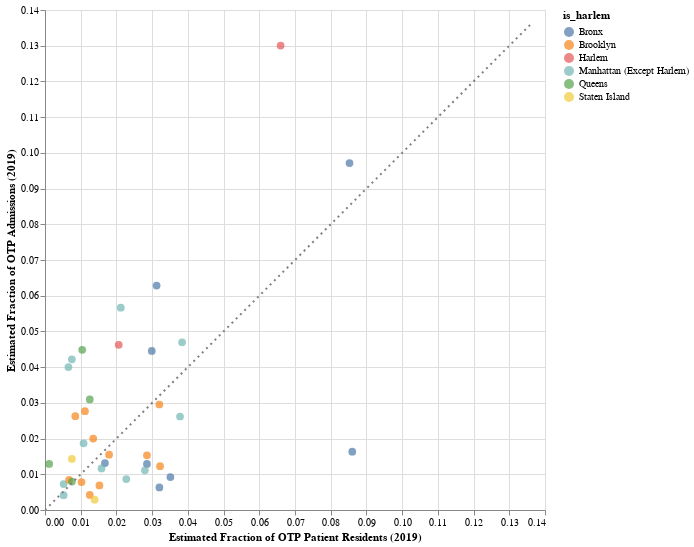

Write notebook code for a chart like this one.
### Code cell
plot_xy_interactive(
    zip_df,
    x_col = 'Estimated Fraction of OTP Patient Residents (2019)',
    y_col = 'Estimated Fraction of OTP Admissions (2019)',
    color_col='is_harlem'
)

### Figure 1 — Vega-Lite specification as saved in the notebook (floating-point values rounded to 4 significant figures)
{"$schema": "https://vega.github.io/schema/vega-lite/v4.17.0.json", "config": {"view": {"continuousHeight": 300, "continuousWidth": 400}}, "datasets": {"data-3fdcb4ccab2b13331512837e9242bf83": [{"Estimated Fraction of Harlem OTP Patient Residents (2019)": 0.007779, "Estimated Fraction of OTP Admissions (2019)": 0.01547, "Estimated Fraction of OTP Patient Residents (2019)": 0.01794, "Estimated OTP Admissions (2017)": 205, "Estimated OTP Admissions (2019)": 198, "Estimated OTP Patient Residents (2019)": 93, "Estimated OTP Patient Residents (Harlem Programs, 2019)": 9, "Estimated OTP Patient Residents (Non-Harlem Programs, 2019)": 84, "Fraction of Opioid Burden (2019)": 0.0213, "Opioid Burden (2019)": 217, "Reported Daily Avg OTP Enrollment (2019)": 517, "Reported OTP Capacity (2019)": 750, "borough_name": "Brooklyn", "is_harlem": "Brooklyn", "neighborhood_name": "Flatbush"}, {"Estimated Fraction of Harlem OTP Patient Residents (2019)": 0.01815, "Estimated Fraction of OTP Admissions (2019)": 0.01532, "Estimated Fraction of OTP Patient Residents (2019)": 0.02855, "Estimated OTP Admissions (2017)": 177, "Estimated OTP Admissions (2019)": 196, "Estimated OTP Patient Residents (2019)": 148, "Estimated OTP Patient Residents (Harlem Programs, 2019)": 21, "Estimated OTP Patient Residents (Non-Harlem Programs, 2019)": 127, "Fraction of Opioid Burden (2019)": 0.02808, "Opioid Burden (2019)": 286, "Reported Daily Avg OTP Enrollment (2019)": 510, "Reported OTP Capacity (2019)": 500, "borough_name": "Brooklyn", "is_harlem": "Brooklyn", "neighborhood_name": "Bushwick and Williamsburg"}, {"Estimated Fraction of Harlem OTP Patient Residents (2019)": 0.002593, "Estimated Fraction of OTP Admissions (2019)": 0.01868, "Estimated Fraction of OTP Patient Residents (2019)": 0.0108, "Estimated OTP Admissions (2017)": 334, "Estimated OTP Admissions (2019)": 239, "Estimated OTP Patient Residents (2019)": 56, "Estimated OTP Patient Residents (Harlem Programs, 2019)": 3, "Estimated OTP Patient Residents (Non-Harlem Programs, 2019)": 53, "Fraction of Opioid Burden (2019)": 0.0217, "Opioid Burden (2019)": 221, "Reported Daily Avg OTP Enrollment (2019)": 291, "Reported OTP Capacity (2019)": 350, "borough_name": "Manhattan", "is_harlem": "Manhattan (Except Harlem)", "neighborhood_name": "Chelsea and Clinton"}, {"Estimated Fraction of Harlem OTP Patient Residents (2019)": 0.02074, "Estimated Fraction of OTP Admissions (2019)": 0.04455, "Estimated Fraction of OTP Patient Residents (2019)": 0.0299, "Estimated OTP Admissions (2017)": 550, "Estimated OTP Admissions (2019)": 570, "Estimated OTP Patient Residents (2019)": 155, "Estimated OTP Patient Residents (Harlem Programs, 2019)": 24, "Estimated OTP Patient Residents (Non-Harlem Programs, 2019)": 131, "Fraction of Opioid Burden (2019)": 0.03495, "Opioid Burden (2019)": 356, "Reported Daily Avg OTP Enrollment (2019)": 1862, "Reported OTP Capacity (2019)": 2320, "borough_name": "Bronx", "is_harlem": "Bronx", "neighborhood_name": "High Bridge and Morrisania"}, {"Estimated Fraction of Harlem OTP Patient Residents (2019)": 0.002593, "Estimated Fraction of OTP Admissions (2019)": null, "Estimated Fraction of OTP Patient Residents (2019)": 0.006366, "Estimated OTP Admissions (2017)": null, "Estimated OTP Admissions (2019)": null, "Estimated OTP Patient Residents (2019)": 33, "Estimated OTP Patient Residents (Harlem Programs, 2019)": 3, "Estimated OTP Patient Residents (Non-Harlem Programs, 2019)": 30, "Fraction of Opioid Burden (2019)": 0.005989, "Opioid Burden (2019)": 61, "Reported Daily Avg OTP Enrollment (2019)": null, "Reported OTP Capacity (2019)": null, "borough_name": "Manhattan", "is_harlem": "Manhattan (Except Harlem)", "neighborhood_name": "Chelsea and Clinton"}, {"Estimated Fraction of Harlem OTP Patient Residents (2019)": 0.01037, "Estimated Fraction of OTP Admissions (2019)": 0.007268, "Estimated Fraction of OTP Patient Residents (2019)": 0.005208, "Estimated OTP Admissions (2017)": 72, "Estimated OTP Admissions (2019)": 93, "Estimated OTP Patient Residents (2019)": 27, "Estimated OTP Patient Residents (Harlem Programs, 2019)": 12, "Estimated OTP Patient Residents (Non-Harlem Programs, 2019)": 15, "Fraction of Opioid Burden (2019)": 0.003338, "Opioid Burden (2019)": 34, "Reported Daily Avg OTP Enrollment (2019)": 196, "Reported OTP Capacity (2019)": 200, "borough_name": "Manhattan", "is_harlem": "Manhattan (Except Harlem)", "neighborhood_name": "Upper East Side"}, {"Estimated Fraction of Harlem OTP Patient Residents (2019)": 0.03284, "Estimated Fraction of OTP Admissions (2019)": 0.01289, "Estimated Fraction of OTP Patient Residents (2019)": 0.02855, "Estimated OTP Admissions (2017)": 209, "Estimated OTP Admissions (2019)": 165, "Estimated OTP Patient Residents (2019)": 148, "Estimated OTP Patient Residents (Harlem Programs, 2019)": 38, "Estimated OTP Patient Residents (Non-Harlem Programs, 2019)": 110, "Fraction of Opioid Burden (2019)": 0.02739, "Opioid Burden (2019)": 279, "Reported Daily Avg OTP Enrollment (2019)": 991, "Reported OTP Capacity (2019)": 1080, "borough_name": "Bronx", "is_harlem": "Bronx", "neighborhood_name": "Hunts Point and Mott Haven"}, {"Estimated Fraction of Harlem OTP Patient Residents (2019)": 0.01556, "Estimated Fraction of OTP Admissions (2019)": null, "Estimated Fraction of OTP Patient Residents (2019)": 0.0189, "Estimated OTP Admissions (2017)": null, "Estimated OTP Admissions (2019)": null, "Estimated OTP Patient Residents (2019)": 98, "Estimated OTP Patient Residents (Harlem Programs, 2019)": 18, "Estimated OTP Patient Residents (Non-Harlem Programs, 2019)": 80, "Fraction of Opioid Burden (2019)": 0.01198, "Opioid Burden (2019)": 122, "Reported Daily Avg OTP Enrollment (2019)": null, "Reported OTP Capacity (2019)": null, "borough_name": "Queens", "is_harlem": "Queens", "neighborhood_name": "Jamaica"}, {"Estimated Fraction of Harlem OTP Patient Residents (2019)": null, "Estimated Fraction of OTP Admissions (2019)": 0.00844, "Estimated Fraction of OTP Patient Residents (2019)": 0.006752, "Estimated OTP Admissions (2017)": 106, "Estimated OTP Admissions (2019)": 108, "Estimated OTP Patient Residents (2019)": 35, "Estimated OTP Patient Residents (Harlem Programs, 2019)": null, "Estimated OTP Patient Residents (Non-Harlem Programs, 2019)": null, "Fraction of Opioid Burden (2019)": 0.006872, "Opioid Burden (2019)": 70, "Reported Daily Avg OTP Enrollment (2019)": 328, "Reported OTP Capacity (2019)": 450, "borough_name": "Brooklyn", "is_harlem": "Brooklyn", "neighborhood_name": "Sunset Park"}, {"Estimated Fraction of Harlem OTP Patient Residents (2019)": 0.005186, "Estimated Fraction of OTP Admissions (2019)": 0.02001, "Estimated Fraction of OTP Patient Residents (2019)": 0.0135, "Estimated OTP Admissions (2017)": 254, "Estimated OTP Admissions (2019)": 256, "Estimated OTP Patient Residents (2019)": 70, "Estimated OTP Patient Residents (Harlem Programs, 2019)": 6, "Estimated OTP Patient Residents (Non-Harlem Programs, 2019)": 64, "Fraction of Opioid Burden (2019)": 0.0107, "Opioid Burden (2019)": 109, "Reported Daily Avg OTP Enrollment (2019)": 647, "Reported OTP Capacity (2019)": 600, "borough_name": "Brooklyn", "is_harlem": "Brooklyn", "neighborhood_name": "Northwest Brooklyn"}, {"Estimated Fraction of Harlem OTP Patient Residents (2019)": 0.007779, "Estimated Fraction of OTP Admissions (2019)": 0.02766, "Estimated Fraction of OTP Patient Residents (2019)": 0.01119, "Estimated OTP Admissions (2017)": 350, "Estimated OTP Admissions (2019)": 354, "Estimated OTP Patient Residents (2019)": 58, "Estimated OTP Patient Residents (Harlem Programs, 2019)": 9, "Estimated OTP Patient Residents (Non-Harlem Programs, 2019)": 49, "Fraction of Opioid Burden (2019)": 0.009719, "Opioid Burden (2019)": 99, "Reported Daily Avg OTP Enrollment (2019)": 896, "Reported OTP Capacity (2019)": 950, "borough_name": "Brooklyn", "is_harlem": "Brooklyn", "neighborhood_name": "Central Brooklyn"}, {"Estimated Fraction of Harlem OTP Patient Residents (2019)": 0.02074, "Estimated Fraction of OTP Admissions (2019)": 0.00633, "Estimated Fraction of OTP Patient Residents (2019)": 0.03202, "Estimated OTP Admissions (2017)": 80, "Estimated OTP Admissions (2019)": 81, "Estimated OTP Patient Residents (2019)": 166, "Estimated OTP Patient Residents (Harlem Programs, 2019)": 24, "Estimated OTP Patient Residents (Non-Harlem Programs, 2019)": 142, "Fraction of Opioid Burden (2019)": 0.04437, "Opioid Burden (2019)": 452, "Reported Daily Avg OTP Enrollment (2019)": 350, "Reported OTP Capacity (2019)": 350, "borough_name": "Bronx", "is_harlem": "Bronx", "neighborhood_name": "Bronx Park and Fordham"}, {"Estimated Fraction of Harlem OTP Patient Residents (2019)": 0.02334, "Estimated Fraction of OTP Admissions (2019)": null, "Estimated Fraction of OTP Patient Residents (2019)": 0.04861, "Estimated OTP Admissions (2017)": null, "Estimated OTP Admissions (2019)": null, "Estimated OTP Patient Residents (2019)": 252, "Estimated OTP Patient Residents (Harlem Programs, 2019)": 27, "Estimated OTP Patient Residents (Non-Harlem Programs, 2019)": 225, "Fraction of Opioid Burden (2019)": 0.04712, "Opioid Burden (2019)": 480, "Reported Daily Avg OTP Enrollment (2019)": null, "Reported OTP Capacity (2019)": null, "borough_name": "Bronx", "is_harlem": "Bronx", "neighborhood_name": "Bronx Park and Fordham"}, {"Estimated Fraction of Harlem OTP Patient Residents (2019)": 0.2256, "Estimated Fraction of OTP Admissions (2019)": 0.13, "Estimated Fraction of OTP Patient Residents (2019)": 0.06597, "Estimated OTP Admissions (2017)": 1577, "Estimated OTP Admissions (2019)": 1664, "Estimated OTP Patient Residents (2019)": 342, "Estimated OTP Patient Residents (Harlem Programs, 2019)": 261, "Estimated OTP Patient Residents (Non-Harlem Programs, 2019)": 81, "Fraction of Opioid Burden (2019)": 0.04919, "Opioid Burden (2019)": 501, "Reported Daily Avg OTP Enrollment (2019)": 2962, "Reported OTP Capacity (2019)": 3285, "borough_name": "Manhattan", "is_harlem": "Harlem", "neighborhood_name": "East Harlem"}, {"Estimated Fraction of Harlem OTP Patient Residents (2019)": 0.01037, "Estimated Fraction of OTP Admissions (2019)": 0.007971, "Estimated Fraction of OTP Patient Residents (2019)": 0.007523, "Estimated OTP Admissions (2017)": 165, "Estimated OTP Admissions (2019)": 102, "Estimated OTP Patient Residents (2019)": 39, "Estimated OTP Patient Residents (Harlem Programs, 2019)": 12, "Estimated OTP Patient Residents (Non-Harlem Programs, 2019)": 27, "Fraction of Opioid Burden (2019)": 0.007363, "Opioid Burden (2019)": 75, "Reported Daily Avg OTP Enrollment (2019)": 256, "Reported OTP Capacity (2019)": 300, "borough_name": "Queens", "is_harlem": "Queens", "neighborhood_name": "West Queens"}, {"Estimated Fraction of Harlem OTP Patient Residents (2019)": 0.01815, "Estimated Fraction of OTP Admissions (2019)": null, "Estimated Fraction of OTP Patient Residents (2019)": 0.01505, "Estimated OTP Admissions (2017)": null, "Estimated OTP Admissions (2019)": null, "Estimated OTP Patient Residents (2019)": 78, "Estimated OTP Patient Residents (Harlem Programs, 2019)": 21, "Estimated OTP Patient Residents (Non-Harlem Programs, 2019)": 57, "Fraction of Opioid Burden (2019)": 0.01443, "Opioid Burden (2019)": 147, "Reported Daily Avg OTP Enrollment (2019)": null, "Reported OTP Capacity (2019)": null, "borough_name": "Brooklyn", "is_harlem": "Brooklyn", "neighborhood_name": "Northwest Brooklyn"}, {"Estimated Fraction of Harlem OTP Patient Residents (2019)": 0.1184, "Estimated Fraction of OTP Admissions (2019)": 0.02618, "Estimated Fraction of OTP Patient Residents (2019)": 0.03781, "Estimated OTP Admissions (2017)": 370, "Estimated OTP Admissions (2019)": 335, "Estimated OTP Patient Residents (2019)": 196, "Estimated OTP Patient Residents (Harlem Programs, 2019)": 137, "Estimated OTP Patient Residents (Non-Harlem Programs, 2019)": 59, "Fraction of Opioid Burden (2019)": 0.04968, "Opioid Burden (2019)": 506, "Reported Daily Avg OTP Enrollment (2019)": 622, "Reported OTP Capacity (2019)": 744, "borough_name": "Manhattan", "is_harlem": "Manhattan (Except Harlem)", "neighborhood_name": "East Harlem"}, {"Estimated Fraction of Harlem OTP Patient Residents (2019)": 0.01037, "Estimated Fraction of OTP Admissions (2019)": 0.004142, "Estimated Fraction of OTP Patient Residents (2019)": 0.005208, "Estimated OTP Admissions (2017)": 67, "Estimated OTP Admissions (2019)": 53, "Estimated OTP Patient Residents (2019)": 27, "Estimated OTP Patient Residents (Harlem Programs, 2019)": 12, "Estimated OTP Patient Residents (Non-Harlem Programs, 2019)": 15, "Fraction of Opioid Burden (2019)": 0.004025, "Opioid Burden (2019)": 41, "Reported Daily Avg OTP Enrollment (2019)": 205, "Reported OTP Capacity (2019)": 200, "borough_name": "Manhattan", "is_harlem": "Manhattan (Except Harlem)", "neighborhood_name": "Upper East Side"}, {"Estimated Fraction of Harlem OTP Patient Residents (2019)": 0.01556, "Estimated Fraction of OTP Admissions (2019)": 0.02954, "Estimated Fraction of OTP Patient Residents (2019)": 0.03202, "Estimated OTP Admissions (2017)": 385, "Estimated OTP Admissions (2019)": 378, "Estimated OTP Patient Residents (2019)": 166, "Estimated OTP Patient Residents (Harlem Programs, 2019)": 18, "Estimated OTP Patient Residents (Non-Harlem Programs, 2019)": 148, "Fraction of Opioid Burden (2019)": 0.0323, "Opioid Burden (2019)": 329, "Reported Daily Avg OTP Enrollment (2019)": 1118, "Reported OTP Capacity (2019)": 1200, "borough_name": "Brooklyn", "is_harlem": "Brooklyn", "neighborhood_name": "East New York and New Lots"}, {"Estimated Fraction of Harlem OTP Patient Residents (2019)": 0.007779, "Estimated Fraction of OTP Admissions (2019)": 0.00422, "Estimated Fraction of OTP Patient Residents (2019)": 0.01254, "Estimated OTP Admissions (2017)": 98, "Estimated OTP Admissions (2019)": 54, "Estimated OTP Patient Residents (2019)": 65, "Estimated OTP Patient Residents (Harlem Programs, 2019)": 9, "Estimated OTP Patient Residents (Non-Harlem Programs, 2019)": 56, "Fraction of Opioid Burden (2019)": 0.0109, "Opioid Burden (2019)": 111, "Reported Daily Avg OTP Enrollment (2019)": 312, "Reported OTP Capacity (2019)": 400, "borough_name": "Brooklyn", "is_harlem": "Brooklyn", "neighborhood_name": "Canarsie and Flatlands"}, {"Estimated Fraction of Harlem OTP Patient Residents (2019)": 0.04149, "Estimated Fraction of OTP Admissions (2019)": 0.01633, "Estimated Fraction of OTP Patient Residents (2019)": 0.08603, "Estimated OTP Admissions (2017)": 193, "Estimated OTP Admissions (2019)": 209, "Estimated OTP Patient Residents (2019)": 446, "Estimated OTP Patient Residents (Harlem Programs, 2019)": 48, "Estimated OTP Patient Residents (Non-Harlem Programs, 2019)": 398, "Fraction of Opioid Burden (2019)": 0.0701, "Opioid Burden (2019)": 714, "Reported Daily Avg OTP Enrollment (2019)": 499, "Reported OTP Capacity (2019)": 600, "borough_name": "Bronx", "is_harlem": "Bronx", "neighborhood_name": "High Bridge and Morrisania"}, {"Estimated Fraction of Harlem OTP Patient Residents (2019)": 0.05013, "Estimated Fraction of OTP Admissions (2019)": 0.04697, "Estimated Fraction of OTP Patient Residents (2019)": 0.03839, "Estimated OTP Admissions (2017)": 641, "Estimated OTP Admissions (2019)": 601, "Estimated OTP Patient Residents (2019)": 199, "Estimated OTP Patient Residents (Harlem Programs, 2019)": 58, "Estimated OTP Patient Residents (Non-Harlem Programs, 2019)": 141, "Fraction of Opioid Burden (2019)": 0.03308, "Opioid Burden (2019)": 337, "Reported Daily Avg OTP Enrollment (2019)": 831, "Reported OTP Capacity (2019)": 1000, "borough_name": "Manhattan", "is_harlem": "Manhattan (Except Harlem)", "neighborhood_name": "Chelsea and Clinton"}, {"Estimated Fraction of Harlem OTP Patient Residents (2019)": 0.02334, "Estimated Fraction of OTP Admissions (2019)": 0.01313, "Estimated Fraction of OTP Patient Residents (2019)": 0.01678, "Estimated OTP Admissions (2017)": 212, "Estimated OTP Admissions (2019)": 168, "Estimated OTP Patient Residents (2019)": 87, "Estimated OTP Patient Residents (Harlem Programs, 2019)": 27, "Estimated OTP Patient Residents (Non-Harlem Programs, 2019)": 60, "Fraction of Opioid Burden (2019)": 0.02287, "Opioid Burden (2019)": 233, "Reported Daily Avg OTP Enrollment (2019)": 1030, "Reported OTP Capacity (2019)": 995, "borough_name": "Bronx", "is_harlem": "Bronx", "neighborhood_name": "Southeast Bronx"}, {"Estimated Fraction of Harlem OTP Patient Residents (2019)": 0.007779, "Estimated Fraction of OTP Admissions (2019)": 0.05666, "Estimated Fraction of OTP Patient Residents (2019)": 0.02122, "Estimated OTP Admissions (2017)": 891, "Estimated OTP Admissions (2019)": 725, "Estimated OTP Patient Residents (2019)": 110, "Estimated OTP Patient Residents (Harlem Programs, 2019)": 9, "Estimated OTP Patient Residents (Non-Harlem Programs, 2019)": 101, "Fraction of Opioid Burden (2019)": 0.02111, "Opioid Burden (2019)": 215, "Reported Daily Avg OTP Enrollment (2019)": 1263, "Reported OTP Capacity (2019)": 1473, "borough_name": "Manhattan", "is_harlem": "Manhattan (Except Harlem)", "neighborhood_name": "Lower East Side"}, {"Estimated Fraction of Harlem OTP Patient Residents (2019)": null, "Estimated Fraction of OTP Admissions (2019)": 0.01289, "Estimated Fraction of OTP Patient Residents (2019)": 0.001157, "Estimated OTP Admissions (2017)": 143, "Estimated OTP Admissions (2019)": 165, "Estimated OTP Patient Residents (2019)": 6, "Estimated OTP Patient Residents (Harlem Programs, 2019)": null, "Estimated OTP Patient Residents (Non-Harlem Programs, 2019)": null, "Fraction of Opioid Burden (2019)": 0.001473, "Opioid Burden (2019)": 15, "Reported Daily Avg OTP Enrollment (2019)": 417, "Reported OTP Capacity (2019)": 375, "borough_name": "Queens", "is_harlem": "Queens", "neighborhood_name": "Southeast Queens"}, {"Estimated Fraction of Harlem OTP Patient Residents (2019)": 0.02593, "Estimated Fraction of OTP Admissions (2019)": 0.009222, "Estimated Fraction of OTP Patient Residents (2019)": 0.03511, "Estimated OTP Admissions (2017)": 142, "Estimated OTP Admissions (2019)": 118, "Estimated OTP Patient Residents (2019)": 182, "Estimated OTP Patient Residents (Harlem Programs, 2019)": 30, "Estimated OTP Patient Residents (Non-Harlem Programs, 2019)": 152, "Fraction of Opioid Burden (2019)": 0.04811, "Opioid Burden (2019)": 490, "Reported Daily Avg OTP Enrollment (2019)": 699, "Reported OTP Capacity (2019)": 700, "borough_name": "Bronx", "is_harlem": "Bronx", "neighborhood_name": "Central Bronx"}, {"Estimated Fraction of Harlem OTP Patient Residents (2019)": null, "Estimated Fraction of OTP Admissions (2019)": 0.0143, "Estimated Fraction of OTP Patient Residents (2019)": 0.007523, "Estimated OTP Admissions (2017)": 220, "Estimated OTP Admissions (2019)": 183, "Estimated OTP Patient Residents (2019)": 39, "Estimated OTP Patient Residents (Harlem Programs, 2019)": null, "Estimated OTP Patient Residents (Non-Harlem Programs, 2019)": null, "Fraction of Opioid Burden (2019)": 0.01119, "Opioid Burden (2019)": 114, "Reported Daily Avg OTP Enrollment (2019)": 506, "Reported OTP Capacity (2019)": 550, "borough_name": "Staten Island", "is_harlem": "Staten Island", "neighborhood_name": "South Shore"}, {"Estimated Fraction of Harlem OTP Patient Residents (2019)": 0.01556, "Estimated Fraction of OTP Admissions (2019)": 0.03095, "Estimated Fraction of OTP Patient Residents (2019)": 0.01254, "Estimated OTP Admissions (2017)": 361, "Estimated OTP Admissions (2019)": 396, "Estimated OTP Patient Residents (2019)": 65, "Estimated OTP Patient Residents (Harlem Programs, 2019)": 18, "Estimated OTP Patient Residents (Non-Harlem Programs, 2019)": 47, "Fraction of Opioid Burden (2019)": 0.01031, "Opioid Burden (2019)": 105, "Reported Daily Avg OTP Enrollment (2019)": 803, "Reported OTP Capacity (2019)": 800, "borough_name": "Queens", "is_harlem": "Queens", "neighborhood_name": "Jamaica"}, {"Estimated Fraction of Harlem OTP Patient Residents (2019)": 0.02939, "Estimated Fraction of OTP Admissions (2019)": null, "Estimated Fraction of OTP Patient Residents (2019)": 0.01408, "Estimated OTP Admissions (2017)": null, "Estimated OTP Admissions (2019)": null, "Estimated OTP Patient Residents (2019)": 73, "Estimated OTP Patient Residents (Harlem Programs, 2019)": 34, "Estimated OTP Patient Residents (Non-Harlem Programs, 2019)": 39, "Fraction of Opioid Burden (2019)": 0.01198, "Opioid Burden (2019)": 122, "Reported Daily Avg OTP Enrollment (2019)": null, "Reported OTP Capacity (2019)": null, "borough_name": "Manhattan", "is_harlem": "Harlem", "neighborhood_name": "Central Harlem"}, {"Estimated Fraction of Harlem OTP Patient Residents (2019)": 0.005186, "Estimated Fraction of OTP Admissions (2019)": null, "Estimated Fraction of OTP Patient Residents (2019)": 0.008295, "Estimated OTP Admissions (2017)": 123, "Estimated OTP Admissions (2019)": null, "Estimated OTP Patient Residents (2019)": 43, "Estimated OTP Patient Residents (Harlem Programs, 2019)": 6, "Estimated OTP Patient Residents (Non-Harlem Programs, 2019)": 37, "Fraction of Opioid Burden (2019)": 0.01149, "Opioid Burden (2019)": 117, "Reported Daily Avg OTP Enrollment (2019)": null, "Reported OTP Capacity (2019)": null, "borough_name": "Brooklyn", "is_harlem": "Brooklyn", "neighborhood_name": "Northwest Brooklyn"}, {"Estimated Fraction of Harlem OTP Patient Residents (2019)": 0.02074, "Estimated Fraction of OTP Admissions (2019)": null, "Estimated Fraction of OTP Patient Residents (2019)": 0.0162, "Estimated OTP Admissions (2017)": null, "Estimated OTP Admissions (2019)": null, "Estimated OTP Patient Residents (2019)": 84, "Estimated OTP Patient Residents (Harlem Programs, 2019)": 24, "Estimated OTP Patient Residents (Non-Harlem Programs, 2019)": 60, "Fraction of Opioid Burden (2019)": 0.009032, "Opioid Burden (2019)": 92, "Reported Daily Avg OTP Enrollment (2019)": null, "Reported OTP Capacity (2019)": null, "borough_name": "Queens", "is_harlem": "Queens", "neighborhood_name": "Northwest Queens"}, {"Estimated Fraction of Harlem OTP Patient Residents (2019)": 0.007779, "Estimated Fraction of OTP Admissions (2019)": 0.006877, "Estimated Fraction of OTP Patient Residents (2019)": 0.01524, "Estimated OTP Admissions (2017)": 145, "Estimated OTP Admissions (2019)": 88, "Estimated OTP Patient Residents (2019)": 79, "Estimated OTP Patient Residents (Harlem Programs, 2019)": 9, "Estimated OTP Patient Residents (Non-Harlem Programs, 2019)": 70, "Fraction of Opioid Burden (2019)": 0.01914, "Opioid Burden (2019)": 195, "Reported Daily Avg OTP Enrollment (2019)": 269, "Reported OTP Capacity (2019)": 300, "borough_name": "Brooklyn", "is_harlem": "Brooklyn", "neighborhood_name": "Central Brooklyn"}, {"Estimated Fraction of Harlem OTP Patient Residents (2019)": 0.01037, "Estimated Fraction of OTP Admissions (2019)": 0.0422, "Estimated Fraction of OTP Patient Residents (2019)": 0.007523, "Estimated OTP Admissions (2017)": 695, "Estimated OTP Admissions (2019)": 540, "Estimated OTP Patient Residents (2019)": 39, "Estimated OTP Patient Residents (Harlem Programs, 2019)": 12, "Estimated OTP Patient Residents (Non-Harlem Programs, 2019)": 27, "Fraction of Opioid Burden (2019)": 0.005989, "Opioid Burden (2019)": 61, "Reported Daily Avg OTP Enrollment (2019)": 1492, "Reported OTP Capacity (2019)": 1530, "borough_name": "Manhattan", "is_harlem": "Manhattan (Except Harlem)", "neighborhood_name": "Gramercy Park and Murray Hill"}, {"Estimated Fraction of Harlem OTP Patient Residents (2019)": 0.01815, "Estimated Fraction of OTP Admissions (2019)": 0.06283, "Estimated Fraction of OTP Patient Residents (2019)": 0.03125, "Estimated OTP Admissions (2017)": 890, "Estimated OTP Admissions (2019)": 804, "Estimated OTP Patient Residents (2019)": 162, "Estimated OTP Patient Residents (Harlem Programs, 2019)": 21, "Estimated OTP Patient Residents (Non-Harlem Programs, 2019)": 141, "Fraction of Opioid Burden (2019)": 0.02219, "Opioid Burden (2019)": 226, "Reported Daily Avg OTP Enrollment (2019)": 1451, "Reported OTP Capacity (2019)": 1650, "borough_name": "Bronx", "is_harlem": "Bronx", "neighborhood_name": "Hunts Point and Mott Haven"}, {"Estimated Fraction of Harlem OTP Patient Residents (2019)": 0.03544, "Estimated Fraction of OTP Admissions (2019)": 0.09714, "Estimated Fraction of OTP Patient Residents (2019)": 0.08526, "Estimated OTP Admissions (2017)": 1420, "Estimated OTP Admissions (2019)": 1243, "Estimated OTP Patient Residents (2019)": 442, "Estimated OTP Patient Residents (Harlem Programs, 2019)": 41, "Estimated OTP Patient Residents (Non-Harlem Programs, 2019)": 401, "Fraction of Opioid Burden (2019)": 0.08011, "Opioid Burden (2019)": 816, "Reported Daily Avg OTP Enrollment (2019)": 2607, "Reported OTP Capacity (2019)": 2320, "borough_name": "Bronx", "is_harlem": "Bronx", "neighborhood_name": "Central Bronx"}, {"Estimated Fraction of Harlem OTP Patient Residents (2019)": null, "Estimated Fraction of OTP Admissions (2019)": 0.04486, "Estimated Fraction of OTP Patient Residents (2019)": 0.01042, "Estimated OTP Admissions (2017)": 295, "Estimated OTP Admissions (2019)": 574, "Estimated OTP Patient Residents (2019)": 54, "Estimated OTP Patient Residents (Harlem Programs, 2019)": null, "Estimated OTP Patient Residents (Non-Harlem Programs, 2019)": null, "Fraction of Opioid Burden (2019)": 0.007265, "Opioid Burden (2019)": 74, "Reported Daily Avg OTP Enrollment (2019)": 138, "Reported OTP Capacity (2019)": 116, "borough_name": "Queens", "is_harlem": "Queens", "neighborhood_name": "Southwest Queens"}, {"Estimated Fraction of Harlem OTP Patient Residents (2019)": null, "Estimated Fraction of OTP Admissions (2019)": 0.007815, "Estimated Fraction of OTP Patient Residents (2019)": 0.01022, "Estimated OTP Admissions (2017)": 140, "Estimated OTP Admissions (2019)": 100, "Estimated OTP Patient Residents (2019)": 53, "Estimated OTP Patient Residents (Harlem Programs, 2019)": null, "Estimated OTP Patient Residents (Non-Harlem Programs, 2019)": null, "Fraction of Opioid Burden (2019)": 0.01217, "Opioid Burden (2019)": 124, "Reported Daily Avg OTP Enrollment (2019)": 350, "Reported OTP Capacity (2019)": 400, "borough_name": "Brooklyn", "is_harlem": "Brooklyn", "neighborhood_name": "Borough Park"}, {"Estimated Fraction of Harlem OTP Patient Residents (2019)": 0.05099, "Estimated Fraction of OTP Admissions (2019)": 0.04626, "Estimated Fraction of OTP Patient Residents (2019)": 0.02064, "Estimated OTP Admissions (2017)": 435, "Estimated OTP Admissions (2019)": 592, "Estimated OTP Patient Residents (2019)": 107, "Estimated OTP Patient Residents (Harlem Programs, 2019)": 59, "Estimated OTP Patient Residents (Non-Harlem Programs, 2019)": 48, "Fraction of Opioid Burden (2019)": 0.01865, "Opioid Burden (2019)": 190, "Reported Daily Avg OTP Enrollment (2019)": 1277, "Reported OTP Capacity (2019)": 1400, "borough_name": "Manhattan", "is_harlem": "Harlem", "neighborhood_name": "Central Harlem"}, {"Estimated Fraction of Harlem OTP Patient Residents (2019)": 0.01556, "Estimated Fraction of OTP Admissions (2019)": 0.01164, "Estimated Fraction of OTP Patient Residents (2019)": 0.01582, "Estimated OTP Admissions (2017)": 133, "Estimated OTP Admissions (2019)": 149, "Estimated OTP Patient Residents (2019)": 82, "Estimated OTP Patient Residents (Harlem Programs, 2019)": 18, "Estimated OTP Patient Residents (Non-Harlem Programs, 2019)": 64, "Fraction of Opioid Burden (2019)": 0.01522, "Opioid Burden (2019)": 155, "Reported Daily Avg OTP Enrollment (2019)": 250, "Reported OTP Capacity (2019)": 350, "borough_name": "Manhattan", "is_harlem": "Manhattan (Except Harlem)", "neighborhood_name": "Inwood and Washington Heights"}, {"Estimated Fraction of Harlem OTP Patient Residents (2019)": 0.002593, "Estimated Fraction of OTP Admissions (2019)": 0.04001, "Estimated Fraction of OTP Patient Residents (2019)": 0.006559, "Estimated OTP Admissions (2017)": 523, "Estimated OTP Admissions (2019)": 512, "Estimated OTP Patient Residents (2019)": 34, "Estimated OTP Patient Residents (Harlem Programs, 2019)": 3, "Estimated OTP Patient Residents (Non-Harlem Programs, 2019)": 31, "Fraction of Opioid Burden (2019)": 0.00589, "Opioid Burden (2019)": 60, "Reported Daily Avg OTP Enrollment (2019)": 1258, "Reported OTP Capacity (2019)": 1400, "borough_name": "Manhattan", "is_harlem": "Manhattan (Except Harlem)", "neighborhood_name": "Greenwich Village and Soho"}, {"Estimated Fraction of Harlem OTP Patient Residents (2019)": 0.005186, "Estimated Fraction of OTP Admissions (2019)": 0.02626, "Estimated Fraction of OTP Patient Residents (2019)": 0.008488, "Estimated OTP Admissions (2017)": 350, "Estimated OTP Admissions (2019)": 336, "Estimated OTP Patient Residents (2019)": 44, "Estimated OTP Patient Residents (Harlem Programs, 2019)": 6, "Estimated OTP Patient Residents (Non-Harlem Programs, 2019)": 38, "Fraction of Opioid Burden (2019)": 0.008934, "Opioid Burden (2019)": 91, "Reported Daily Avg OTP Enrollment (2019)": 772, "Reported OTP Capacity (2019)": 850, "borough_name": "Brooklyn", "is_harlem": "Brooklyn", "neighborhood_name": "Northwest Brooklyn"}, {"Estimated Fraction of Harlem OTP Patient Residents (2019)": 0.02679, "Estimated Fraction of OTP Admissions (2019)": 0.0111, "Estimated Fraction of OTP Patient Residents (2019)": 0.02797, "Estimated OTP Admissions (2017)": 213, "Estimated OTP Admissions (2019)": 142, "Estimated OTP Patient Residents (2019)": 145, "Estimated OTP Patient Residents (Harlem Programs, 2019)": 31, "Estimated OTP Patient Residents (Non-Harlem Programs, 2019)": 114, "Fraction of Opioid Burden (2019)": 0.05321, "Opioid Burden (2019)": 542, "Reported Daily Avg OTP Enrollment (2019)": 236, "Reported OTP Capacity (2019)": 400, "borough_name": "Manhattan", "is_harlem": "Manhattan (Except Harlem)", "neighborhood_name": "Gramercy Park and Murray Hill"}, {"Estimated Fraction of Harlem OTP Patient Residents (2019)": 0.01037, "Estimated Fraction of OTP Admissions (2019)": 0.002892, "Estimated Fraction of OTP Patient Residents (2019)": 0.01389, "Estimated OTP Admissions (2017)": 34, "Estimated OTP Admissions (2019)": 37, "Estimated OTP Patient Residents (2019)": 72, "Estimated OTP Patient Residents (Harlem Programs, 2019)": 12, "Estimated OTP Patient Residents (Non-Harlem Programs, 2019)": 60, "Fraction of Opioid Burden (2019)": 0.01443, "Opioid Burden (2019)": 147, "Reported Daily Avg OTP Enrollment (2019)": 218, "Reported OTP Capacity (2019)": 220, "borough_name": "Staten Island", "is_harlem": "Staten Island", "neighborhood_name": "Stapleton and St. George"}, {"Estimated Fraction of Harlem OTP Patient Residents (2019)": 0.005186, "Estimated Fraction of OTP Admissions (2019)": 0.008675, "Estimated Fraction of OTP Patient Residents (2019)": 0.02276, "Estimated OTP Admissions (2017)": 121, "Estimated OTP Admissions (2019)": 111, "Estimated OTP Patient Residents (2019)": 118, "Estimated OTP Patient Residents (Harlem Programs, 2019)": 6, "Estimated OTP Patient Residents (Non-Harlem Programs, 2019)": 112, "Fraction of Opioid Burden (2019)": 0.01914, "Opioid Burden (2019)": 195, "Reported Daily Avg OTP Enrollment (2019)": 354, "Reported OTP Capacity (2019)": 400, "borough_name": "Manhattan", "is_harlem": "Manhattan (Except Harlem)", "neighborhood_name": "Lower East Side"}, {"Estimated Fraction of Harlem OTP Patient Residents (2019)": 0.01815, "Estimated Fraction of OTP Admissions (2019)": 0.01227, "Estimated Fraction of OTP Patient Residents (2019)": 0.03221, "Estimated OTP Admissions (2017)": 124, "Estimated OTP Admissions (2019)": 157, "Estimated OTP Patient Residents (2019)": 167, "Estimated OTP Patient Residents (Harlem Programs, 2019)": 21, "Estimated OTP Patient Residents (Non-Harlem Programs, 2019)": 146, "Fraction of Opioid Burden (2019)": 0.02553, "Opioid Burden (2019)": 260, "Reported Daily Avg OTP Enrollment (2019)": 374, "Reported OTP Capacity (2019)": 450, "borough_name": "Brooklyn", "is_harlem": "Brooklyn", "neighborhood_name": "Central Brooklyn"}], "data-f87c84a787db7293565b578cd840edf4": [{"Estimated Fraction of OTP Admissions (2019)": 0, "Estimated Fraction of OTP Patient Residents (2019)": 0}, {"Estimated Fraction of OTP Admissions (2019)": 0.1365, "Estimated Fraction of OTP Patient Residents (2019)": 0.1365}]}, "layer": [{"data": {"name": "data-3fdcb4ccab2b13331512837e9242bf83"}, "encoding": {"color": {"field": "is_harlem", "type": "nominal"}, "tooltip": [{"field": "neighborhood_name", "type": "nominal"}, {"field": "borough_name", "type": "nominal"}, {"field": "is_harlem", "type": "nominal"}, {"field": "Estimated OTP Admissions (2017)", "type": "quantitative"}, {"field": "Estimated OTP Admissions (2019)", "type": "quantitative"}, {"field": "Reported OTP Capacity (2019)", "type": "quantitative"}, {"field": "Reported Daily Avg OTP Enrollment (2019)", "type": "quantitative"}, {"field": "Estimated OTP Patient Residents (2019)", "type": "quantitative"}, {"field": "Estimated OTP Patient Residents (Harlem Programs, 2019)", "type": "quantitative"}, {"field": "Opioid Burden (2019)", "type": "quantitative"}, {"field": "Estimated OTP Patient Residents (Non-Harlem Programs, 2019)", "type": "quantitative"}, {"field": "Estimated Fraction of OTP Admissions (2019)", "type": "quantitative"}, {"field": "Estimated Fraction of OTP Patient Residents (2019)", "type": "quantitative"}, {"field": "Estimated Fraction of Harlem OTP Patient Residents (2019)", "type": "quantitative"}, {"field": "Fraction of Opioid Burden (2019)", "type": "quantitative"}], "x": {"field": "Estimated Fraction of OTP Patient Residents (2019)", "scale": {"domain": [0, 0.1365]}, "type": "quantitative"}, "y": {"field": "Estimated Fraction of OTP Admissions (2019)", "scale": {"domain": [0, 0.1365]}, "type": "quantitative"}}, "height": 500, "mark": {"size": 60, "type": "circle"}, "selection": {"selector001": {"bind": "scales", "encodings": ["x", "y"], "type": "interval"}}, "width": 500}, {"data": {"name": "data-f87c84a787db7293565b578cd840edf4"}, "encoding": {"x": {"field": "Estimated Fraction of OTP Patient Residents (2019)", "type": "quantitative"}, "y": {"field": "Estimated Fraction of OTP Admissions (2019)", "type": "quantitative"}}, "mark": {"color": "gray", "strokeDash": [2, 4], "type": "line"}}]}
